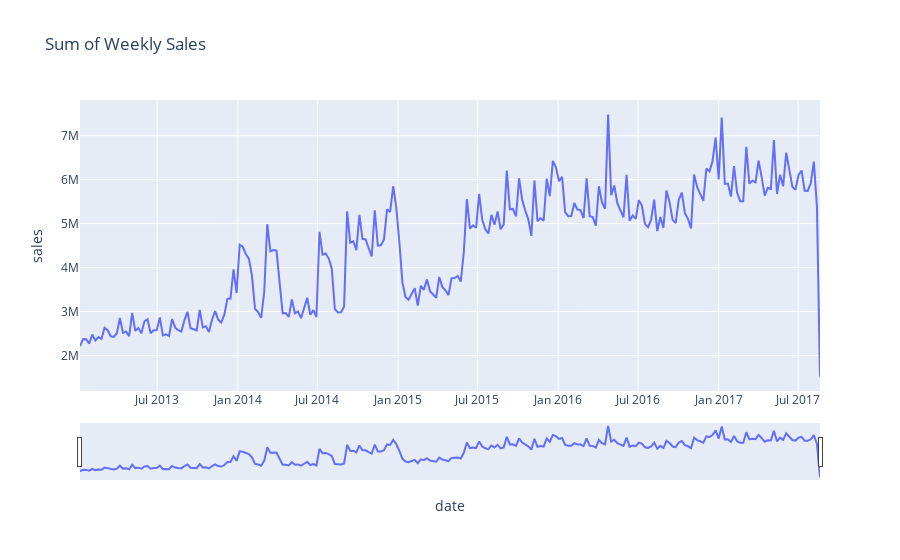

Write notebook code for a chart like this one.
### Code cell
fig = px.line(weekly_sales, x=weekly_sales.index, y='sales', title='Sum of Weekly Sales')
fig.update_xaxes(rangeslider_visible=True)

fig.show()

### Figure 1 — Plotly figure (JSON) as saved in the notebook; plotly's stock layout.template omitted (floating-point values rounded to 4 significant figures; data arrays with more than 128 entries replaced by an {"elided": "..."} marker saying what was removed)
{"data": [{"hovertemplate": "date=%{x}<br>sales=%{y}<extra></extra>", "legendgroup": "", "line": {"color": "#636efa", "dash": "solid"}, "marker": {"symbol": "circle"}, "mode": "lines", "name": "", "orientation": "v", "showlegend": false, "type": "scatter", "x": {"elided": "242 str values"}, "xaxis": "x", "y": {"elided": "242 float values"}, "yaxis": "y"}], "layout": {"legend": {"tracegroupgap": 0}, "title": {"text": "Sum of Weekly Sales"}, "xaxis": {"anchor": "y", "domain": [0, 1], "rangeslider": {"visible": true}, "title": {"text": "date"}}, "yaxis": {"anchor": "x", "domain": [0, 1], "title": {"text": "sales"}}}}
